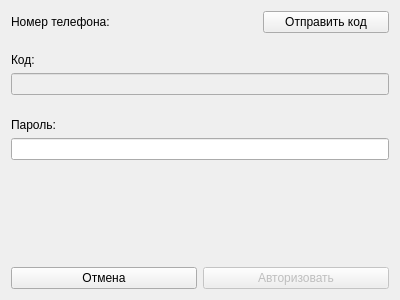
<?xml version="1.0" encoding="UTF-8"?>
<ui version="4.0">
 <class>AuthAkkForm</class>
 <widget class="QWidget" name="AuthAkkForm">
  <property name="geometry">
   <rect>
    <x>0</x>
    <y>0</y>
    <width>400</width>
    <height>300</height>
   </rect>
  </property>
  <property name="font">
   <font>
    <weight>50</weight>
    <bold>false</bold>
   </font>
  </property>
  <property name="windowTitle">
   <string>Авторизовать аккаунт</string>
  </property>
  <layout class="QVBoxLayout" name="verticalLayout">
   <item>
    <layout class="QVBoxLayout" name="verticalLayout_5">
     <property name="spacing">
      <number>0</number>
     </property>
     <item>
      <layout class="QHBoxLayout" name="horizontalLayout_2">
       <property name="spacing">
        <number>0</number>
       </property>
       <item>
        <widget class="QLabel" name="label">
         <property name="text">
          <string>Номер телефона:</string>
         </property>
         <property name="alignment">
          <set>Qt::AlignLeading|Qt::AlignLeft|Qt::AlignVCenter</set>
         </property>
        </widget>
       </item>
       <item>
        <widget class="QLabel" name="phone_label">
         <property name="font">
          <font>
           <weight>75</weight>
           <bold>true</bold>
          </font>
         </property>
         <property name="text">
          <string/>
         </property>
         <property name="alignment">
          <set>Qt::AlignLeading|Qt::AlignLeft|Qt::AlignVCenter</set>
         </property>
        </widget>
       </item>
       <item>
        <widget class="QPushButton" name="send_code_btn">
         <property name="enabled">
          <bool>true</bool>
         </property>
         <property name="text">
          <string>Отправить код</string>
         </property>
        </widget>
       </item>
      </layout>
     </item>
     <item>
      <widget class="QLabel" name="phone_error_label">
       <property name="styleSheet">
        <string notr="true">color: red</string>
       </property>
       <property name="text">
        <string/>
       </property>
       <property name="alignment">
        <set>Qt::AlignHCenter|Qt::AlignTop</set>
       </property>
      </widget>
     </item>
    </layout>
   </item>
   <item>
    <widget class="QLabel" name="code_label">
     <property name="text">
      <string>Код:</string>
     </property>
    </widget>
   </item>
   <item>
    <layout class="QVBoxLayout" name="verticalLayout_3">
     <property name="spacing">
      <number>0</number>
     </property>
     <item>
      <widget class="QLineEdit" name="code_line">
       <property name="enabled">
        <bool>false</bool>
       </property>
       <property name="maximumSize">
        <size>
         <width>16777215</width>
         <height>16777215</height>
        </size>
       </property>
       <property name="focusPolicy">
        <enum>Qt::StrongFocus</enum>
       </property>
       <property name="text">
        <string/>
       </property>
      </widget>
     </item>
     <item>
      <widget class="QLabel" name="code_error_label">
       <property name="font">
        <font>
         <pointsize>11</pointsize>
        </font>
       </property>
       <property name="styleSheet">
        <string notr="true">color: red</string>
       </property>
       <property name="text">
        <string/>
       </property>
       <property name="alignment">
        <set>Qt::AlignHCenter|Qt::AlignTop</set>
       </property>
      </widget>
     </item>
    </layout>
   </item>
   <item>
    <widget class="QWidget" name="pswd_widget" native="true">
     <property name="enabled">
      <bool>true</bool>
     </property>
     <layout class="QVBoxLayout" name="verticalLayout_2">
      <property name="leftMargin">
       <number>0</number>
      </property>
      <property name="topMargin">
       <number>0</number>
      </property>
      <property name="rightMargin">
       <number>0</number>
      </property>
      <property name="bottomMargin">
       <number>0</number>
      </property>
      <item>
       <widget class="QLabel" name="pswd_label">
        <property name="enabled">
         <bool>true</bool>
        </property>
        <property name="text">
         <string>Пароль:</string>
        </property>
       </widget>
      </item>
      <item>
       <layout class="QVBoxLayout" name="verticalLayout_4">
        <property name="spacing">
         <number>0</number>
        </property>
        <item>
         <widget class="QLineEdit" name="pswd_line">
          <property name="enabled">
           <bool>true</bool>
          </property>
         </widget>
        </item>
        <item>
         <widget class="QLabel" name="pswd_error_label">
          <property name="font">
           <font>
            <pointsize>11</pointsize>
           </font>
          </property>
          <property name="styleSheet">
           <string notr="true">color: red</string>
          </property>
          <property name="text">
           <string/>
          </property>
          <property name="alignment">
           <set>Qt::AlignHCenter|Qt::AlignTop</set>
          </property>
         </widget>
        </item>
       </layout>
      </item>
     </layout>
    </widget>
   </item>
   <item>
    <spacer name="verticalSpacer">
     <property name="orientation">
      <enum>Qt::Vertical</enum>
     </property>
     <property name="sizeHint" stdset="0">
      <size>
       <width>20</width>
       <height>40</height>
      </size>
     </property>
    </spacer>
   </item>
   <item>
    <layout class="QHBoxLayout" name="horizontalLayout">
     <item>
      <widget class="QPushButton" name="cancel_btn">
       <property name="minimumSize">
        <size>
         <width>156</width>
         <height>0</height>
        </size>
       </property>
       <property name="text">
        <string>Отмена</string>
       </property>
      </widget>
     </item>
     <item>
      <widget class="QPushButton" name="auth_akk_btn">
       <property name="enabled">
        <bool>false</bool>
       </property>
       <property name="text">
        <string>Авторизовать</string>
       </property>
      </widget>
     </item>
    </layout>
   </item>
  </layout>
 </widget>
 <resources/>
 <connections/>
</ui>
